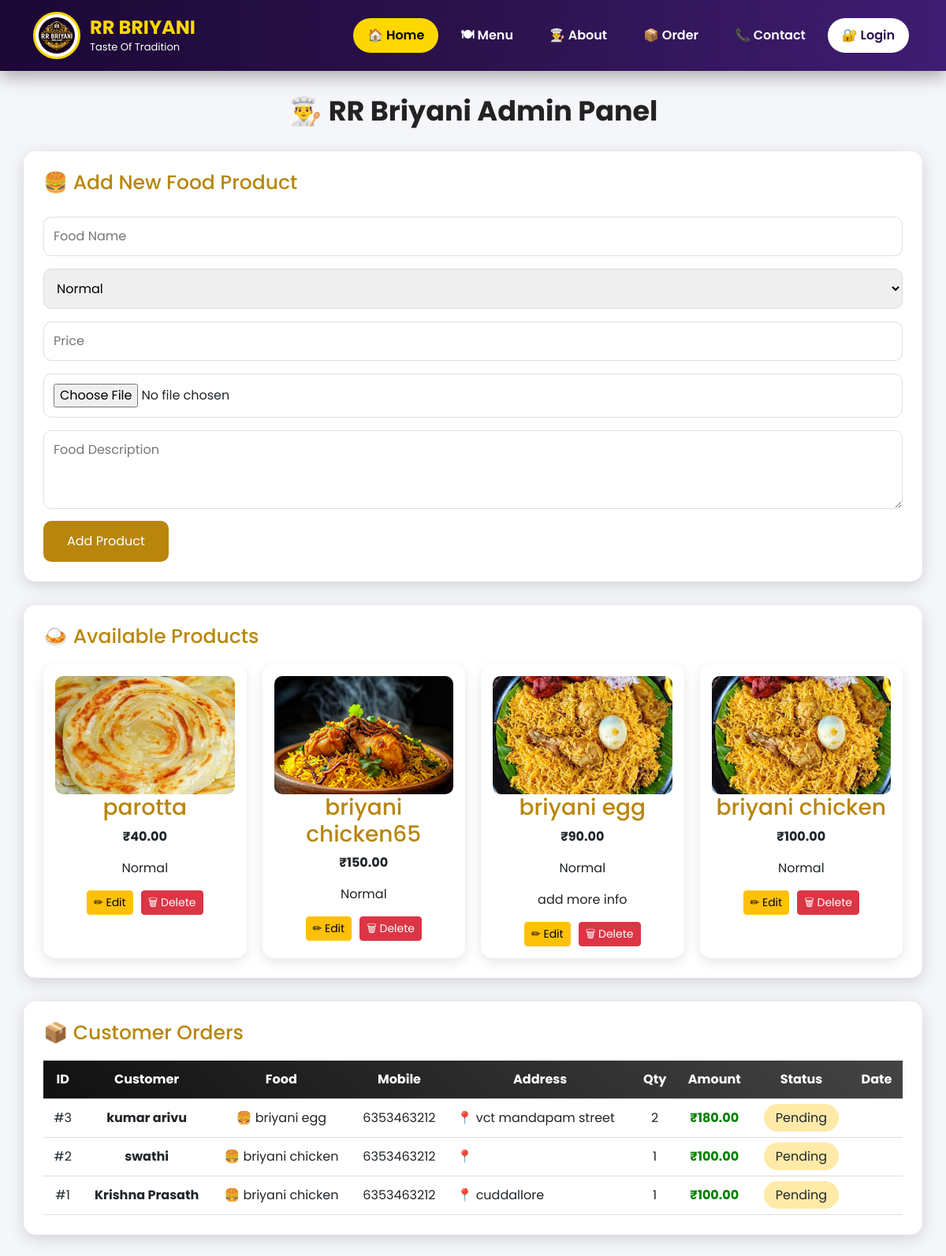
The page /inventory/admin-order/ (signed in) on the database its author committed.
### Inventory/models.py (models this page shows, shortened)
class Food(models.Model):
    CATEGORY = (
        ('Normal', 'Normal'),
        ('Event', 'Event'),
    )
    name = models.CharField(max_length=100)
    category = models.CharField(max_length=20, choices=CATEGORY)
    price = models.DecimalField(max_digits=10, decimal_places=2)
    image = models.ImageField(upload_to='food/')
    description = models.TextField(blank=True)
    available = models.BooleanField(default=True)

class Order(models.Model):
    PAYMENT = (
        ('Cash', 'Cash On Delivery'),
        ('UPI', 'UPI Payment'),
    )
    ORDER_STATUS = (
        ('Pending', 'Pending'),
        ('Accepted', 'Accepted'),
        ('Preparing', 'Preparing'),
        ('Out For Delivery', 'Out For Delivery'),
        ('Delivered', 'Delivered'),
        ('Cancelled', 'Cancelled'),
    )
    PAYMENT_STATUS = (
        ('Pending', 'Pending'),
        ('Paid', 'Paid'),
        ('Failed', 'Failed'),
    )
    food = models.ForeignKey(
        Food,
        on_delete=models.CASCADE
    )
    customer_name = models.CharField(
        max_length=100
    )
    mobile = models.CharField(
        max_length=10
    )
    address = models.TextField()
    quantity = models.PositiveIntegerField(
        default=1
    )
    total_amount = models.DecimalField(
        max_digits=10,
        decimal_places=2
    )
    payment_method = models.CharField(
        max_length=20,
        choices=PAYMENT
    )
    payment_status = models.CharField(
        max_length=20,
        choices=PAYMENT_STATUS,
        default='Pending'
    )
    order_status = models.CharField(
        max_length=30,
        choices=ORDER_STATUS,
        default='Pending'
    )
    location = models.TextField(
        blank=True,
        null=True
    )
    created_at = models.DateTimeField(
        auto_now_add=True
    )

### Inventory/views.py (the view, shortened to what this page needs)
@login_required
def admin_order(request):
    orders = Order.objects.all().order_by("-created_at")
    foods = Food.objects.all().order_by("-id")
    return render(
        request,
        "admin_order.html",
        {
            "orders": orders,
            "foods": foods,
        }
    )

### Frontend/templates/admin_order.html (shortened to what this page needs)
{% extends 'base.html' %}
{% block content %}
<div class="order-container">
<h1 class="order-title">
👨‍🍳 RR Briyani Admin Panel
</h1>
<div class="order-card">
<h2 class="form-title">
🍔 Add New Food Product
</h2>
<form method="POST" enctype="multipart/form-data">
<input type="text"
name="name"
placeholder="Food Name"
required>
<select name="category">
    <option value="Normal">Normal</option>
</select>
<input type="number"
name="price"
placeholder="Price"
required>
<input type="file"
name="image"
required>
<textarea
name="description"
placeholder="Food Description"></textarea>
<button class="add-btn">
Add Product
</button>
</form>
</div>
<div class="order-card">
<h2 class="form-title">
🍛 Available Products
</h2>
<div class="product-box">
{% for food in foods %}
<div class="product">
<img src="{{ food.image.url }}" alt="{{ food.name }}">
<h3>{{ food.name }}</h3>
<p><strong>₹{{ food.price }}</strong></p>
<p>{{ food.category }}</p>
<p>{{ food.description }}</p>
<div style="margin-top:15px;display:flex;gap:10px;justify-content:center;">
<a href="{% url 'edit_food' food.id %}"
class="btn btn-warning btn-sm">
✏ Edit
</a>
<a href="{% url 'delete_food' food.id %}"
class="btn btn-danger btn-sm"
onclick="return confirm('Are you sure you want to delete this product?');">
🗑 Delete
</a>
</div>
</div>
{% empty %}
<p>No Products Added</p>
{% endfor %}
</div>
</div>
<div class="order-card">
    <h2 class="form-title">
        📦 Customer Orders
    </h2>
    <table>
        <thead>
            <tr>
                <th>ID</th>
                <th>Customer</th>
                <th>Food</th>
                <th>Mobile</th>
                <th>Address</th>
                <th>Qty</th>
                <th>Amount</th>
                <th>Status</th>
                <th>Date</th>
            </tr>
        </thead>
        <tbody>
            {% for order in orders %}
            <tr>
                <td>
                    #{{ order.id }}
                </td>
                <td class="customer">
                    {{ order.customer_name }}
                </td>
                <td>
                    🍔 {{ order.food.name }}
                </td>
                <td>
                    {{ order.mobile }}
                </td>
                <td class="address">
                    📍 {{ order.address }}
                </td>
                <td>
                    {{ order.quantity }}
                </td>
                <td class="amount">
                    ₹{{ order.total_amount }}
                </td>
                <td>
                    <span class="status">
                        {{ order.order_status }}
                    </span>
                </td>
                <td>
                </td>
            </tr>
            {% empty %}
            <tr>
                <td colspan="9" class="no-order">
                    No Orders Found 😔
                </td>
            </tr>
            {% endfor %}
        </tbody>
    </table>
</div>
</div>
{% endblock %}

### Frontend/templates/base.html (shortened to what this page needs)
{% load static %}
<!DOCTYPE html>
<html lang="en">
<head>
<link href="https://cdn.jsdelivr.net/npm/bootstrap@5.3.7/dist/css/bootstrap.min.css" rel="stylesheet">
</head>
<body>
<nav class="navbar navbar-expand-lg sticky-top">
<div class="container">
<a class="navbar-brand" href="{% url 'home' %}">
<img src="{% static 'images/logo.png' %}">
<div class="logo-text">
<h2>RR BRIYANI</h2>
<p>Taste Of Tradition</p>
</div>
</a>
<div class="collapse navbar-collapse justify-content-end"
id="navbarMenu">
<ul class="navbar-nav align-items-lg-center">
<li class="nav-item">
<a class="nav-link home-btn"
href="{% url 'home' %}">
🏠 Home
</a>
</li>
<li class="nav-item">
<a class="nav-link"
href="{% url 'menu' %}">
🍽 Menu
</a>
</li>
<li class="nav-item">
<a class="nav-link"
href="{% url 'about' %}">
👨‍🍳 About
</a>
</li>
<li class="nav-item">
<a class="nav-link"
href="{% url 'order' %}">
📦 Order
</a>
</li>
<li class="nav-item">
<a class="nav-link"
href="{% url 'contact' %}">
📞 Contact
</a>
</li>
<li class="nav-item">
<a class="nav-link login-btn"
href="{% url 'login' %}">
🔐 Login
</a>
</li>
</ul>
</div>
</div>
</nav>
<div class="container-fluid-page">
{% block content %}
{% endblock %}
</div>
</body>
</html>

### Frontend/templates/base.html (style rules this page uses)
* { margin:0; padding:0; box-sizing:border-box; font-family:'Poppins',sans-serif; }
body { background:#f8f9fa; overflow-x:hidden; }
.navbar { background:linear-gradient(90deg,#1b0835,#2b124c,#3f1d73); box-shadow:0 8px 20px rgba(0,0,0,.3); padding:10px 20px; }
.navbar-brand { display:flex; align-items:center; }
.navbar-brand img { width:60px; height:60px; border-radius:50%; background:white; padding:4px; border:3px solid gold; }
.logo-text { margin-left:12px; }
.logo-text h2 { color:gold; font-size:24px; margin:0; font-weight:bold; }
.logo-text p { color:white; font-size:13px; margin:0; }
.nav-link { color:white !important; font-weight:600; margin:5px; padding:10px 18px !important; border-radius:30px; transition:.3s; text-align:center; }
.home-btn { background:gold; color:black !important; }
.login-btn { background:white; color:#2b124c !important; }
.container-fluid-page { width:100%; padding:0; margin:0; }

### Frontend/templates/admin_order.html (style rules this page uses)
* { box-sizing:border-box; }
.order-container { padding:30px; background:#f5f6fa; min-height:100vh; }
.order-title { text-align:center; font-size:35px; font-weight:bold; margin-bottom:30px; color:#222; }
.order-card { background:white; padding:25px; border-radius:15px; box-shadow:0 5px 20px rgba(0,0,0,.15); margin-bottom:30px; overflow-x:auto; }
.form-title { color:#b8860b; font-size:25px; margin-bottom:20px; }
input, select, textarea { width:100%; padding:12px; margin:8px 0; border:1px solid #ddd; border-radius:10px; }
textarea { height:100px; }
.add-btn { background:#b8860b; color:white; padding:14px 30px; border:none; border-radius:10px; font-size:16px; cursor:pointer; }
.product-box { display:grid; grid-template-columns:repeat(4,1fr); gap:20px; }
.product { background:white; padding:15px; border-radius:15px; box-shadow:0 5px 15px rgba(0,0,0,.1); text-align:center; }
.product img { width:100%; height:150px; object-fit:cover; border-radius:10px; }
.product h3 { color:#b8860b; }
table { width:100%; border-collapse:collapse; min-width:900px; }
thead { background:linear-gradient(45deg,#111,#444); color:white; }
th,td { padding:12px; text-align:center; border-bottom:1px solid #ddd; }
.customer { font-weight:bold; }
.address { text-align:left; max-width:250px; }
.amount { color:green; font-weight:bold; }
.status { background:#ffeaa7; padding:6px 15px; border-radius:20px; }

### rows shown on the page
Food: image (picture), name "parotta", price "40.00", category "Normal"
Food: image (picture), name "briyani chicken65", price "150.00", category "Normal"
Food: image (picture), name "briyani egg", price "90.00", category "Normal", description "add more info"
Food: image (picture), name "briyani chicken", price "100.00", category "Normal"
Order: id "3", customer_name "kumar arivu", food.name "briyani egg", mobile "6353463212", address "vct mandapam street", quantity "2", total_amount "180.00", order_status "Pending"
Order: id "2", customer_name "swathi", food.name "briyani chicken", mobile "6353463212", quantity "1", total_amount "100.00", order_status "Pending"
Order: id "1", customer_name "Krishna Prasath", food.name "briyani chicken", mobile "6353463212", address "cuddallore", quantity "1", total_amount "100.00", order_status "Pending"
